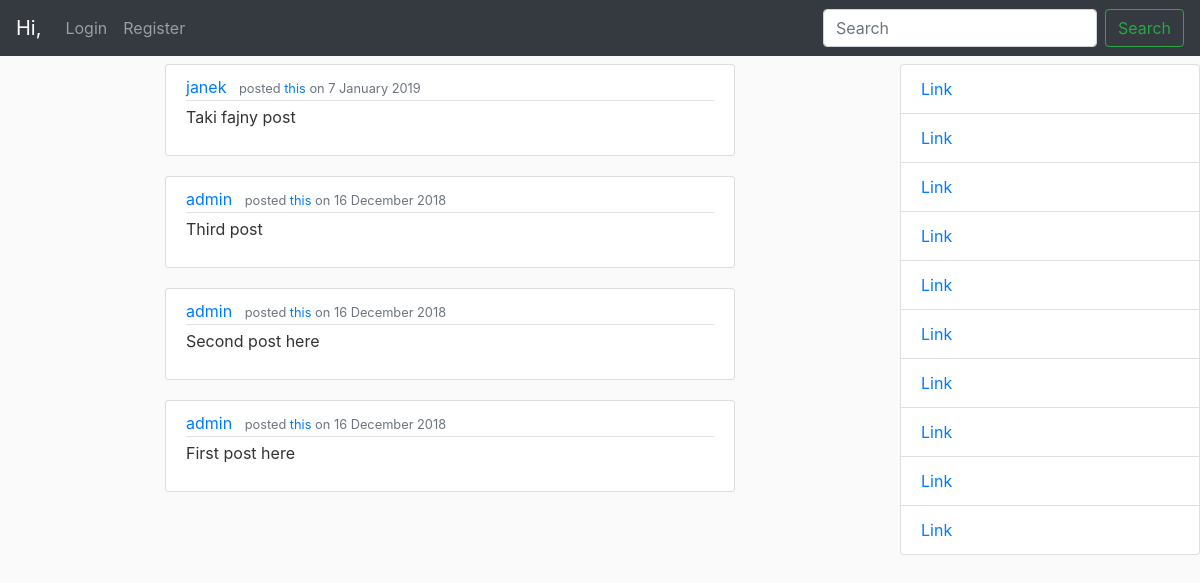
The page / on the database its author committed.
### mainview/models.py (models this page shows, shortened)
class Post(models.Model):
    content = models.TextField()
    date_posted = models.DateTimeField(default=timezone.now)
    author = models.ForeignKey(User, on_delete=models.CASCADE)

### mainview/views.py (the view)
# urls.py: path('', PostListView.as_view(), name='home'),
class PostListView(ListView):
    model = Post
    template_name = 'mainview/posts.html'
    context_object_name = 'posts'
    ordering = ['-date_posted']

### mainview/templates/mainview/posts.html
{% extends "mainview/home.html" %}
{% block content %}
    {% for post in posts %}
        <article class="media content-section">
            <div class="media-body">
            <div class="article-metadata">
                <a class="mr-2" href="{% url 'profile-details' user.username %}">{{ post.author }}</a>
                <small class="text-muted">posted <a href="{% url 'mainview:post-detail' post.id %}">this</a> on {{ post.date_posted|date:"j F Y" }}</small>
            </div>
            <p class="article-content">{{ post.content }}</p>
            </div>
        </article>
    {% endfor %}
{% endblock content%}

### mainview/static/mainview/styles.css (style rules this page uses)
body { background: #fafafa; color: #333333; margin-top: 4rem; min-height: 75rem; }
.content-section { background: #ffffff; padding: 10px 20px; border: 1px solid #dddddd; border-radius: 3px; margin-bottom: 20px; }
.article-content { white-space: pre-line; }
.article-metadata { padding-bottom: 1px; margin-bottom: 4px; border-bottom: 1px solid #e3e3e3 }

### rows shown on the page
Post: author "janek", date_posted "7 January 2019", content "Taki fajny post"
Post: author "admin", date_posted "16 December 2018", content "Third post"
Post: author "admin", date_posted "16 December 2018", content "Second post here"
Post: author "admin", date_posted "16 December 2018", content "First post here"
